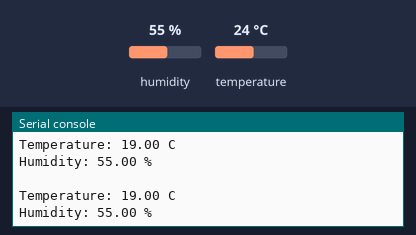
The program below on a simulated Raspberry Pi Pico running MicroPython. On the bench: the last lines printed to the serial console. The inputs (shaded band) are chosen by the test bench; at power-on: humidity 55 %, temperature 24 °C. Library files of the repository ran but are not shown: ahtx0.py.

Above: at 1.2 s.
1.3 s: humidity set to 22 %
At 2.6 s:
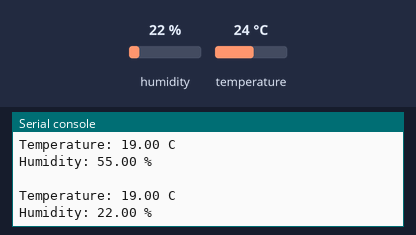
2.8 s: temperature set to 12 °C
At 3.9 s:
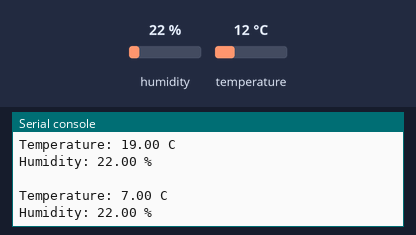
4.3 s: humidity set to 40 %
At 5.9 s:
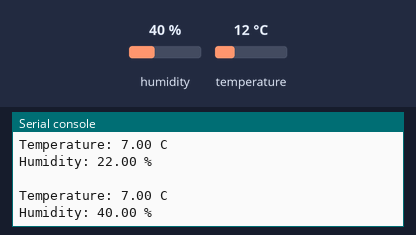
Timing chart, 0 to 7.4 s (numbered marks = the images above; inputs shaded):
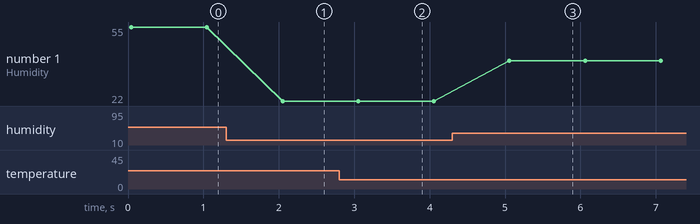

Measured:
- after the input at 1.3 s, the serial console: prints a new line after 0.75 s (image 1)
- after the input at 2.8 s, the serial console: prints a new line after 0.25 s (image 2)
- after the input at 4.3 s, the serial console: prints a new line after 0.76 s (image 3)
- plotted number 1: 55 → 22 after the input at 1.3 s, 22 → 40 after the input at 4.3 s

The program:

aht10.py
```python
# This code was written by Juhyun Kim.

import utime
from machine import Pin, I2C

import ahtx0

# I2C for the Wemos D1 Mini with ESP8266
i2c = I2C(0, sda=Pin(16), scl=Pin(17), freq=200000)

# Create the sensor object using I2C
sensor = ahtx0.AHT10(i2c)

while True:
    print("\nTemperature: %0.2f C" % ((sensor.temperature)-5))
    print("Humidity: %0.2f %%" % sensor.relative_humidity)
    utime.sleep(1)
```
